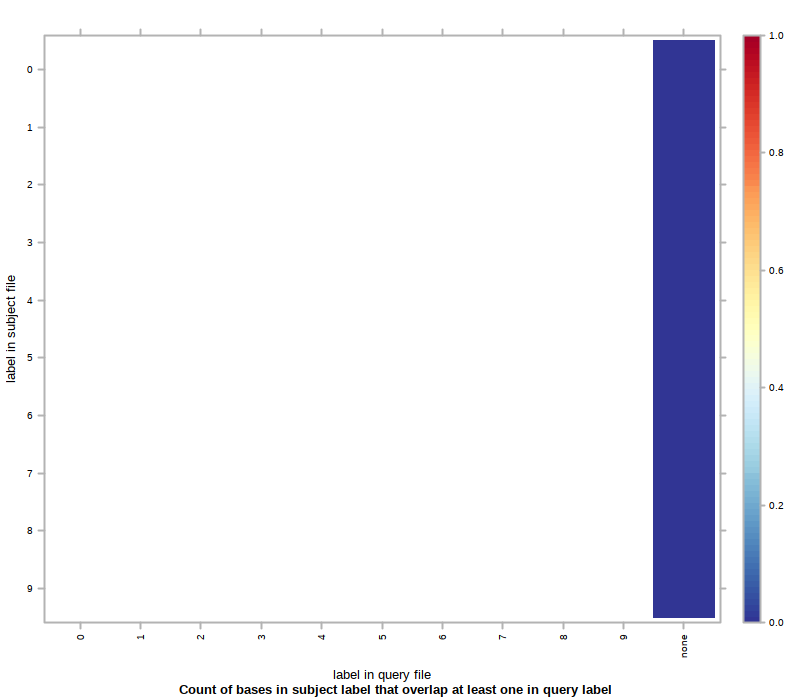

Source code (R):
#!/usr/bin/env Rscript
## transcript produced by Segtools 1.1.14

segtools.r.dirname <-
  system2("python",
          c("-c", "'import segtools; print segtools.get_r_dirname()'"),
          stdout = TRUE)

source(file.path(segtools.r.dirname, 'common.R'))
source(file.path(segtools.r.dirname, 'overlap.R'))
save.overlap.performance('./seg34r5/overlap-direct', 'overlap.performance', './seg34r5/overlap-direct/overlap.tab', row.normalize = 'FALSE', mnemonic_file = '', clobber = FALSE, col_mnemonic_file = '')
save.overlap.heatmap('./seg34r5/overlap-direct', 'overlap', './seg34r5/overlap-direct/overlap.tab', clobber = FALSE, col_mnemonic_file = '', cluster = FALSE, max_contrast = FALSE, row.normalize = 'FALSE', mnemonic_file = '')
